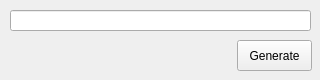
<?xml version="1.0" encoding="UTF-8"?>
<ui version="4.0">
 <class>Form</class>
 <widget class="QWidget" name="Form">
  <property name="geometry">
   <rect>
    <x>0</x>
    <y>0</y>
    <width>320</width>
    <height>80</height>
   </rect>
  </property>
  <property name="sizePolicy">
   <sizepolicy hsizetype="Minimum" vsizetype="Fixed">
    <horstretch>0</horstretch>
    <verstretch>0</verstretch>
   </sizepolicy>
  </property>
  <property name="minimumSize">
   <size>
    <width>320</width>
    <height>80</height>
   </size>
  </property>
  <property name="maximumSize">
   <size>
    <width>320</width>
    <height>80</height>
   </size>
  </property>
  <property name="windowTitle">
   <string>TTS App</string>
  </property>
  <widget class="QPushButton" name="btnQrGen">
   <property name="geometry">
    <rect>
     <x>237</x>
     <y>40</y>
     <width>75</width>
     <height>31</height>
    </rect>
   </property>
   <property name="text">
    <string>Generate</string>
   </property>
  </widget>
  <widget class="QLineEdit" name="txtQrData">
   <property name="geometry">
    <rect>
     <x>10</x>
     <y>10</y>
     <width>301</width>
     <height>21</height>
    </rect>
   </property>
  </widget>
 </widget>
 <resources/>
 <connections/>
</ui>
